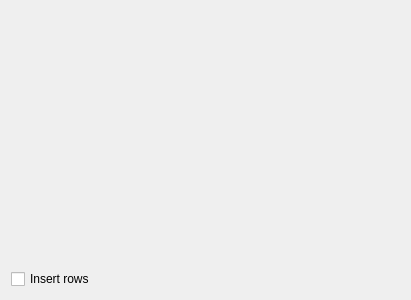
<?xml version="1.0" encoding="UTF-8"?>
<ui version="4.0">
 <class>qf::gui::internal::TableViewCopyToDialogWidget</class>
 <widget class="QWidget" name="qf::gui::internal::TableViewCopyToDialogWidget">
  <property name="geometry">
   <rect>
    <x>0</x>
    <y>0</y>
    <width>411</width>
    <height>300</height>
   </rect>
  </property>
  <property name="windowTitle">
   <string>Form</string>
  </property>
  <layout class="QVBoxLayout" name="verticalLayout">
   <item>
    <widget class="qf::gui::TableView" name="tableView" native="true">
     <property name="statusLineVisible" stdset="0">
      <bool>false</bool>
     </property>
     <property name="toolBarVisible" stdset="0">
      <bool>true</bool>
     </property>
    </widget>
   </item>
   <item>
    <widget class="QCheckBox" name="chkInsertRows">
     <property name="text">
      <string>Insert rows</string>
     </property>
    </widget>
   </item>
  </layout>
 </widget>
 <customwidgets>
  <customwidget>
   <class>qf::gui::TableView</class>
   <extends>QWidget</extends>
   <header>src/tableview.h</header>
   <container>1</container>
  </customwidget>
 </customwidgets>
 <resources/>
 <connections/>
</ui>
